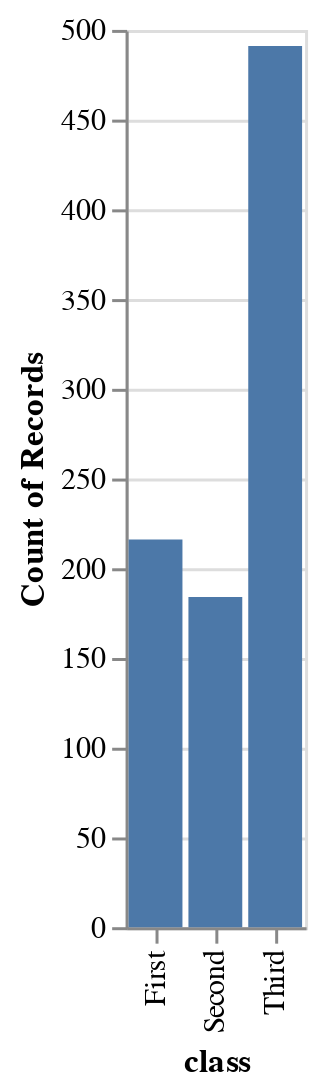

Source (notebook cell):
### Code cell
import seaborn as sns
import altair as alt 

titanic = sns.load_dataset("titanic")

alt.Chart(titanic).mark_bar().encode(
    alt.X('class'),
    y='count()'
)

### Figure 1 — Vega-Lite specification as saved in the notebook (floating-point values rounded to 4 significant figures; data arrays with more than 128 entries replaced by an {"elided": "..."} marker saying what was removed)
{"config": {"view": {"continuousWidth": 400, "continuousHeight": 300}}, "data": {"name": "data-90bf885f0c383711bba3d438d1876cb6"}, "mark": "bar", "encoding": {"x": {"type": "nominal", "field": "class"}, "y": {"type": "quantitative", "aggregate": "count"}}, "$schema": "https://vega.github.io/schema/vega-lite/v4.8.1.json", "datasets": {"data-90bf885f0c383711bba3d438d1876cb6": {"elided": "891 records"}}}
